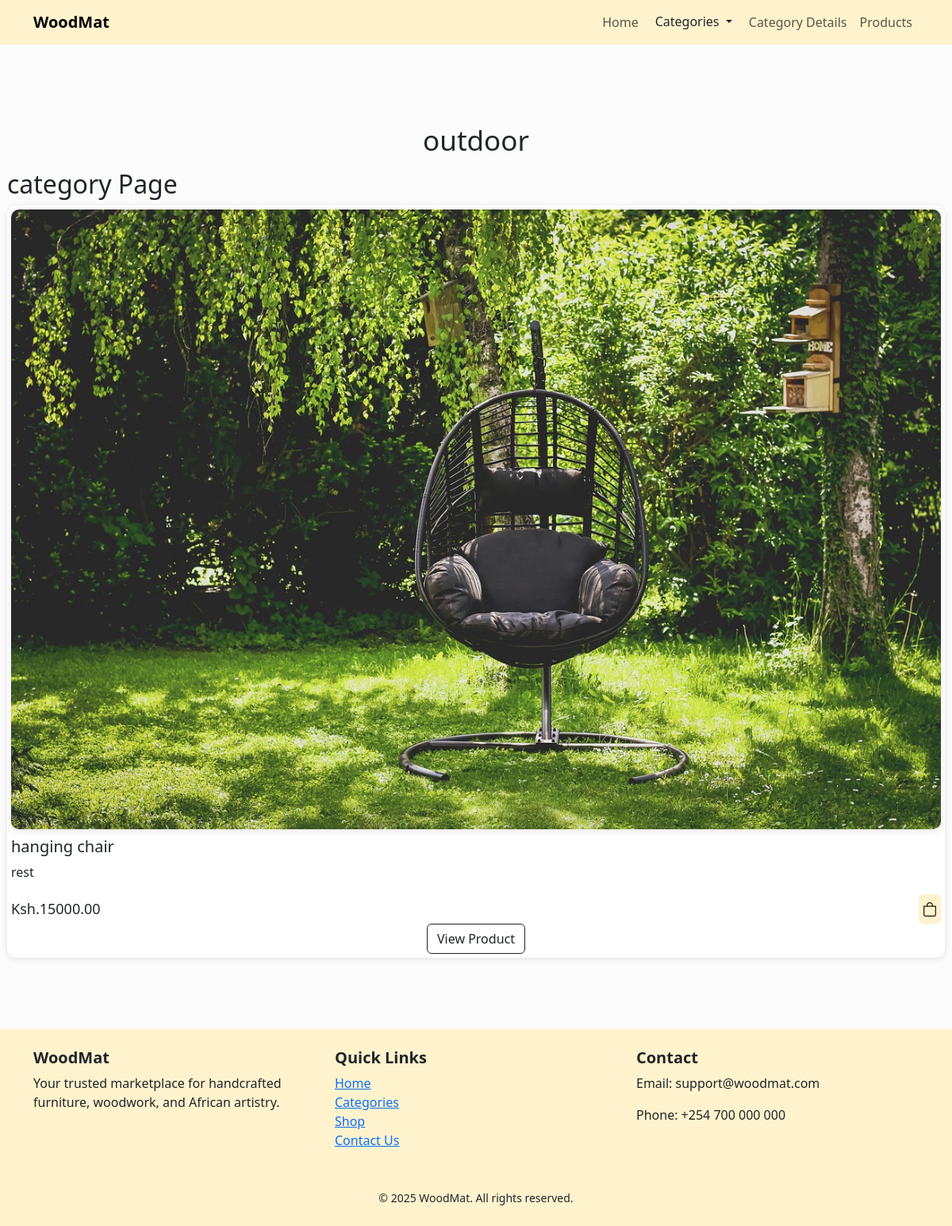
Page /category/outdoor/ on the committed database.
### woodmat/models.py (models this page shows, shortened)
class Category(models.Model):
  name=models.CharField(max_length=50)
  def __str__(self):
    return self.name
  class Meta:
    verbose_name_plural='categories'

class Product(models.Model):
  name=models.CharField(max_length=50)
  price=models.DecimalField(default=0,decimal_places=2,max_digits=8)
  category=models.ForeignKey(Category, on_delete=models.CASCADE,default=1)
  description=models.CharField(max_length=250,default='',null=True)
  image=models.ImageField(upload_to='products/')
  is_sale = models.BooleanField(default=False)      # <- add this
  sale_price = models.DecimalField(default=0, decimal_places=2, max_digits=8 )

### woodmat/views.py (the view)
# urls.py: path('category/<str:foo>/', views.category, name='category'),
def category(request, foo):
    foo = foo.replace('-', ' ')
    try:
        category = Category.objects.get(name__iexact=foo)
        products = Product.objects.filter(category=category)
        return render(request, 'category.html', {
            'products': products,
            'category': category
        })
    except Category.DoesNotExist:
        messages.error(request, "That category doesn't exist")
        return redirect('home')

### woodmat/templates/category.html (shortened to what this page needs)
{% extends "base.html" %}
{% load static %}
 {% block content%}
<section class="products">
  <h1 class="section-title">{{category}}</h1>
  <h2>category Page</h2>
  <div class="product-content">
    {% for product in products %}
      {% if product.is_sale %}
      <div class="product-box">
        <div class="img-box">
          <div class="badge bg-dark text-white position-absolute">Sale</div>
          <img src="{{ product.image.url }}" alt="{{ product.name }}">
        </div>
        <h2 class="product-name">{{ product.name }}</h2>
        <p class="description">{{ product.description }}</p>
        <div class="price-and-cart">
          <span class="price"><strike>Ksh.{{ product.price }}</strike></span>
          <span class="price">
            &nbsp;Ksh.{{ product.sale_price }}</span>
          <i class="bi bi-bag"></i>
        </div>
        <div class="text-center">
          <a class="btn btn-outline-dark mt-auto" href="{% url 'product_detail' product.id %}">View Product</a>
        </div>
      </div>
      {% else %}
<div class="product-box">
        <div class="img-box">
          <img src="{{ product.image.url }}" alt="{{ product.name }}">
        </div>
        <h2 class="product-name">{{ product.name }}</h2>
        <p class="description">{{ product.description }}</p>
        <div class="price-and-cart">
          <span class="price">Ksh.{{ product.price }}</span>
          <i class="bi bi-bag"></i>
        </div>
        <div class="text-center">
          <a class="btn btn-outline-dark mt-auto" href="{% url 'product_detail' product.id %}">View Product</a>
        </div>
      </div>
      {% endif %}
    {% endfor %}
  </div>
</section>
{% endblock content %}

### static/styles/main.css (style rules this page uses)
.products { padding: 100px 9px 30px; }
.section-title { font-size: 35px; text-align: center; margin-bottom: 15px; }
.product-content { display: grid; grid-template-columns: repeat(auto-fit,minmax(280px, 1fr)); gap: 30px; }
.product-box { background: #fff; border-radius: 12px; padding:5px; box-shadow: 0 2px 10px rgba(0,0,0,0.1); transition: 0.3s ease; overflow: hidden; }
.product-box .img-box { display: flex; border-radius: 10px; overflow: hidden; box-shadow: 0 2px 10px rgba(0,0,0,0.1); }
.product-box .product-name { font-size: 20px; margin-top: 10px; }
.product-box .price-and-cart { display: flex; justify-content: space-between; align-items: center; }
.price-and-cart .price { font-size: 18px; font-weight: 500; }
.price-and-cart .bi-bag { padding: 5px; background: #FFF3CD; border-radius: 6px; font-size: 18px; color: black; cursor: pointer; }
.product-box .img-box { position: relative; }
.img-box img { width: 100%; transition: 0.5s; }

### rows in the picture
Category: name "outdoor"
Product: image (picture), name "hanging chair", description "rest", price "15000.00"
